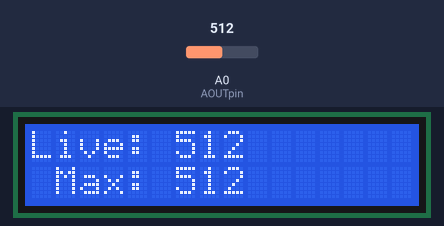
A sketch run on a simulated Arduino Uno, built with avr-gcc and run on an emulated ATmega328P. Parts: 16×2 character LCD. Inputs (shaded band) come from the test bench; at power-on: A0 (AOUTpin) = 512.

Above: at 1.2 s.
1.3 s: A0 (AOUTpin) set to 716
At 2.4 s:
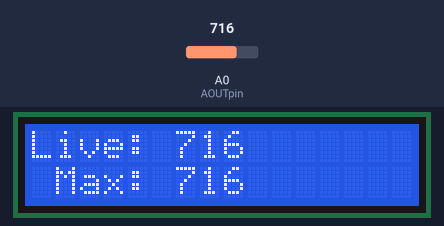
2.8 s: A0 (AOUTpin) set to 900
At 3.6 s:
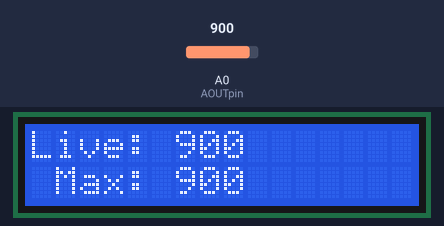
4.3 s: A0 (AOUTpin) set to 1010
At 4.7 s:
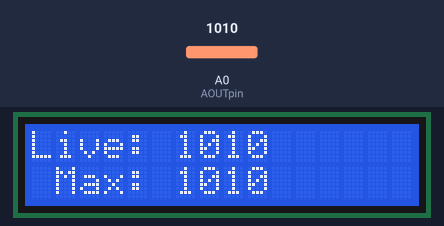
Timing chart, 0 to 7.3 s (numbered marks = the images above; inputs shaded):
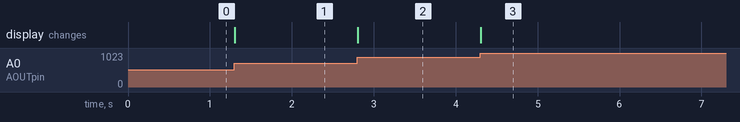

The sketch:

breathalyzer.ino
```cpp
#include <LiquidCrystal.h>
//#include <dht11.h>


// initialize the library with the numbers of the interface pins
//    LiquidCrystal lcd(RS, enable, d4, d5, d6, d7); //
//
// The parameters to this initialisation function are the pins on
// the Arduino board that are connected to the pins on the LCD Module,
// i.e., the pins on the right column in the table above.
//
// The first parameter is the “RS” — which, literally, means
//      “Register Select”, and which is used to tell the
//       module if “that which comes over the bus (the set of data pins)
//       corresponds to “data to print” or “control instructions”
//
// The second parameter is “Enable Signal"
//       the remaining parameters are the 4 digital pins forming the bus.
//
LiquidCrystal lcd(8, 9, 4, 5, 6, 7);
char text;
int value;
//int temp;
const int AOUTpin=0; //the AOUT pin of the alcohol sensor goes into analog pin A0 of the arduino
//const int TOUTpin=1; //Temperature Sensor
int max_value;
bool need_to_clear;


//#define DHT11PIN 4

//dht11 DHT11;


void setup() {
      // set up the LCD's number of columns and rows:
      lcd.begin(16, 2);
      need_to_clear = 0;
      //Serial.begin(9600);
}

void loop() {
  value= analogRead(AOUTpin);//reads the analaog value from the alcohol sensor's AOUT pin
  if(value >= 1020) {value = 0;}
  if(value > max_value) { max_value = value; } // Keep max value updated
  if(value >= 1000) {need_to_clear = 1; }      // If value reaches 4 digits, will need to refresh


  if (need_to_clear & value < 1000){ // Reset screen if necessary
    //lcd.clear();
    need_to_clear = 0;
  }

  lcd.setCursor(0, 0);
  lcd.print("Live:");
  lcd.setCursor(6, 0);
  lcd.print(value);
  lcd.setCursor(0,1);
  lcd.print(" Max:");
  lcd.setCursor(6,1);
  lcd.print(max_value);
  //Serial.println(value);


  //Serial.println();

  //int chk = DHT11.read(DHT11PIN);

  //lcd.setCursor(10,1);
  //lcd.print(chk);

  //Serial.print("Humidity (%): ");
  //Serial.println((float)DHT11.humidity, 2);

  ///lcd.setCursor(0,0);
  //lcd.print("test");

  //Serial.print("Temperature (C): ");
  //Serial.println((float)DHT11.temperature, 2);
  //Serial.println(DHT11.temperature);

  //(2000);

}
```

Measured:
- after the input at 1.3 s, the display: changes at once (image 1)
- after the input at 2.8 s, the display: changes at once (image 2)
- after the input at 4.3 s, the display: changes at once (image 3)
